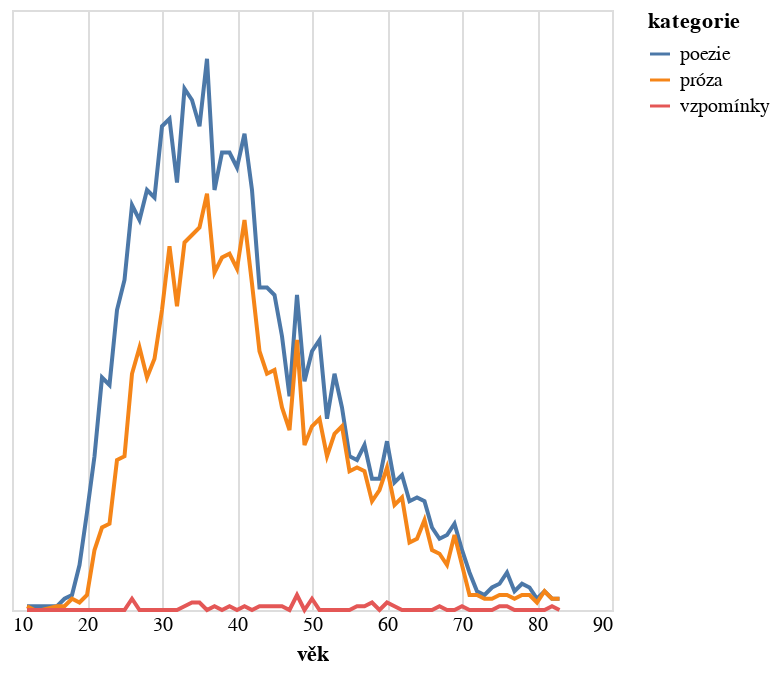

This figure's notebook cell:
### Code cell
do_grafu2 = do_grafu.filter(pl.col("rok") < 1900).group_by(["vek","kategorie"]).len().rename({"len":"počet","vek":"věk"})

alt.Chart(do_grafu2.to_pandas()).mark_line().encode(
    alt.X('věk:Q').axis(domain=False, tickSize=0),
    alt.Y('počet:Q').stack('zero').axis(None),
    alt.Color('kategorie:N')
)

### Figure 1 — Vega-Lite specification as saved in the notebook (floating-point values rounded to 4 significant figures; data arrays with more than 128 entries replaced by an {"elided": "..."} marker saying what was removed)
{"config": {"view": {"continuousWidth": 300, "continuousHeight": 300}}, "data": {"name": "data-af6f4658219058b2a9b06b2e22bfed73"}, "mark": {"type": "line"}, "encoding": {"color": {"field": "kategorie", "type": "nominal"}, "x": {"axis": {"domain": false, "tickSize": 0}, "field": "věk", "type": "quantitative"}, "y": {"axis": null, "field": "počet", "stack": "zero", "type": "quantitative"}}, "$schema": "https://vega.github.io/schema/vega-lite/v5.8.0.json", "datasets": {"data-af6f4658219058b2a9b06b2e22bfed73": {"elided": "158 records"}}}
